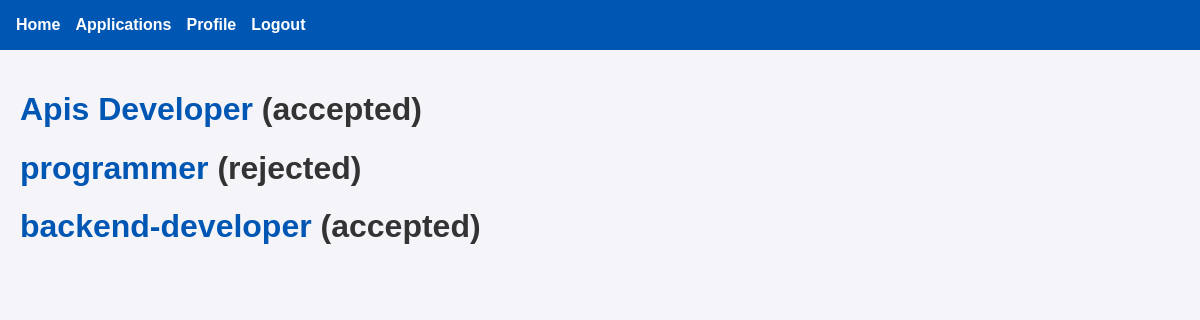
The page /my_applications (signed in) on the database as committed earlier.
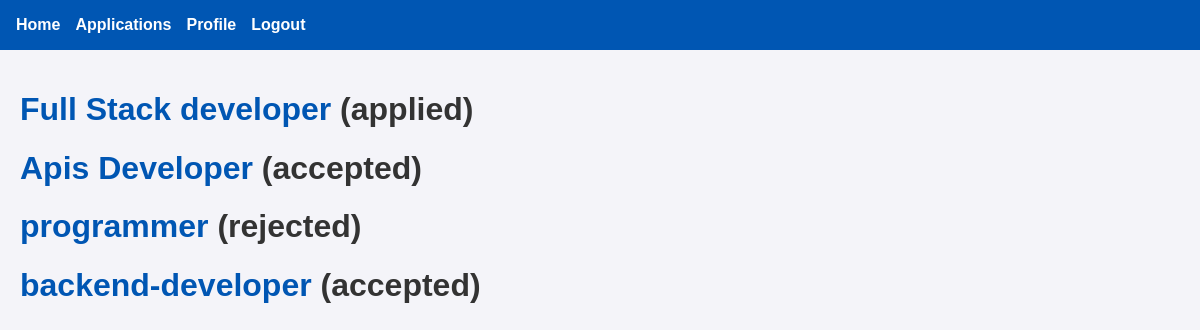
The same page on the database as committed later.
### recruiter/models.py (models this page shows, shortened)
class TimeStampedModel(models.Model):
    created_at = models.DateTimeField(auto_now_add=True, db_index=True)
    updated_at = models.DateTimeField(auto_now=True)
    class Meta:
        abstract = True

class Application(TimeStampedModel):
    STATUS_CHOICES = [
        ('applied', 'Applied'),
        ('reviewing', 'Under Review'),
        ('rejected', 'Rejected'),
        ('withdrawn', 'Withdrawn'),
        ('accepted', 'Accepted'),
    ]
    applicant = models.ForeignKey(
        ApplicantProfile,
        on_delete=models.CASCADE,
        related_name="applications"
    )
    job = models.ForeignKey(
        Post,
        on_delete=models.CASCADE,
        related_name="applications",
        limit_choices_to={'post_type': 'job', 'status': 'published'}
    )
    status = models.CharField(
        max_length=20,
        choices=STATUS_CHOICES,
        default='applied',
        db_index=True
    )
    cover_letter = models.TextField(
        blank=True,
        help_text="Cover letter for the job application"
    )
    expected_salary = models.DecimalField(
        max_digits=10,
        decimal_places=2,
        null=True,
        blank=True,
        validators=[MinValueValidator(0)],
        help_text="Your expected salary for this position"
    )
    applied_at = models.DateTimeField(auto_now_add=True)
    status_changed_at = models.DateTimeField(auto_now=True)
    class Meta:
        ordering = ['-applied_at']
        constraints = [
            models.UniqueConstraint(
                fields=['applicant', 'job'],
                name='unique_application_per_applicant_job'
            )
        ]
        indexes = [
            models.Index(fields=['status', 'applied_at']),
            models.Index(fields=['job', 'status']),
        ]

class Post(TimeStampedModel):
    POST_TYPE_CHOICES = [
        ('job', 'Job Position'),
        ('project', 'Project'),
    ]
    STATUS_CHOICES = [
        ('draft', 'Draft'),
        ('published', 'Published'),
        ('closed', 'Closed'),
        ('filled', 'Filled/Completed'),
        ('cancelled', 'Cancelled'),
    ]
    post_type = models.CharField(
        max_length=20,
        choices=POST_TYPE_CHOICES,
        db_index=True
    )
    title = models.CharField(
        max_length=250,
        help_text="Title of the job or project"
    )
    description = models.TextField(
        help_text="Detailed description"
    )
    company = models.ForeignKey(
        Company,
        on_delete=models.CASCADE,
        related_name="posts"
    )
    salary = models.DecimalField(
        max_digits=10,
        decimal_places=2,
        null=True,
        blank=True,
        validators=[MinValueValidator(0)],
        help_text="Annual salary for jobs"
    )
    budget = models.DecimalField(
        max_digits=12,
        decimal_places=2,
        null=True,
        blank=True,
        validators=[MinValueValidator(0)],
        help_text="Total budget for projects"
    )
    status = models.CharField(
        max_length=20,
        choices=STATUS_CHOICES,
        default='draft',
        db_index=True
    )
    is_active = models.BooleanField(default=True, db_index=True)
    is_featured = models.BooleanField(default=False)
    published_at = models.DateTimeField(null=True, blank=True)
    closed_at = models.DateTimeField(null=True, blank=True)
    skills_required = models.ManyToManyField(
        Skill,
        related_name="posts",
        blank=True
    )
    created_by = models.ForeignKey(
        CustomUser,
        on_delete=models.CASCADE,
        related_name="created_posts"
    )
    slug = models.SlugField(blank=True, null=True)
    class Meta:
        ordering = ['-created_at']
        indexes = [
            models.Index(fields=['post_type', 'status', 'is_active']),
            models.Index(fields=['company', 'status']),
            models.Index(fields=['is_featured', 'is_active']),
        ]

### recruiter/views.py (the view)
# urls.py: path("my_applications", views.view_my_applications, name="my_applications"),
@login_required(login_url='login')
def view_my_applications(request):
    if not is_applicant(request.user):
        return HttpResponse("you are not allowed to view this page")
    if not has_applicant_profile(request.user):
        return redirect('applicant_profile')
    applications = Application.objects.filter(applicant = request.user.applicant_profile).order_by('-applied_at')
    return render(request, 'applicant/my_applications.html', {'applications':applications})

### recruiter/views.py (called while the page is built)
def is_applicant(user):
    return user.user_type == 'applicant'

def has_applicant_profile(user):
    return hasattr(user, 'applicant_profile')

### recruiter/templates/applicant/my_applications.html
{% extends "applicant/base.html" %}
{% block content %}
    {% for application in applications %}
        <h1><a href="{% url 'my_application_detail' application.id %}">{{ application.job.title }}</a> ({{ application.status }})</h1>
    {% endfor %}
{% endblock %}

Rows that differ between the two databases and show on the page:
added Application: job "Full Stack developer", status "applied"
